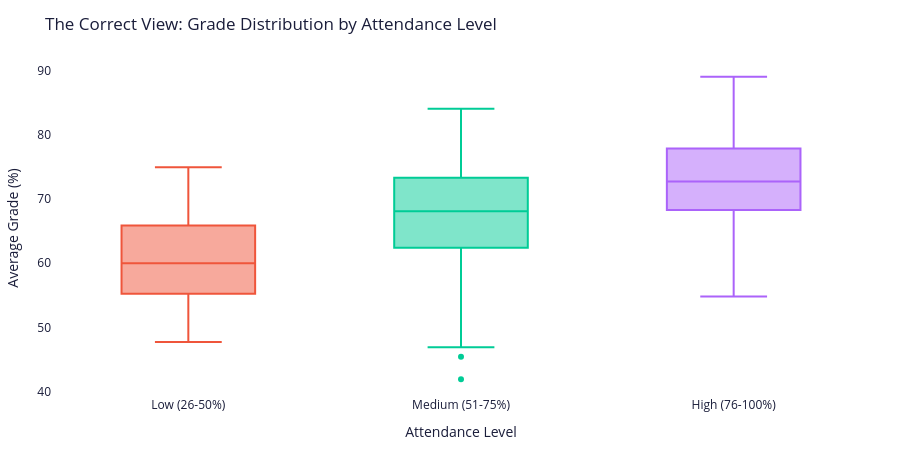

Write notebook code for a chart like this one.
### Markdown cell above
#### Q4 — Attendance rate vs average grade

### Code cell
student_summary['att_category'] = pd.cut(
    student_summary['attendance_rate'],
    bins=[-1, 25, 50, 75, 105],
    labels=['Very Low (0-25%)', 'Low (26-50%)', 'Medium (51-75%)', 'High (76-100%)']
)

# 2. نرسم الـ Box Plot
fig = px.box(
    student_summary, 
    x='att_category', 
    y='avg_grade',
    color='att_category',
    title='The Correct View: Grade Distribution by Attendance Level',
    labels={'att_category': 'Attendance Level', 'avg_grade': 'Average Grade (%)'},
    category_orders={'att_category': ['Very Low (0-25%)', 'Low (26-50%)', 'Medium (51-75%)', 'High (76-100%)']}
)

fig.update_layout(**CHART, showlegend=False)
fig.show()
"""
INSIGHT: While the 'High' attendance group has slightly better median grades 
than the 'Low' group, the boxes overlap significantly. This visual confirms 
the weak correlation (r = 0.215) — strong attendance does not guarantee high 
grades, and other factors like engagement must be considered.
"""

### Figure 1 — Plotly figure (JSON) as saved in the notebook; plotly's stock layout.template omitted (floating-point values rounded to 4 significant figures; data arrays with more than 128 entries replaced by an {"elided": "..."} marker saying what was removed)
{"data": [{"alignmentgroup": "True", "hovertemplate": "Attendance Level=%{x}<br>Average Grade (%)=%{y}<extra></extra>", "legendgroup": "Low (26-50%)", "marker": {"color": "#EF553B"}, "name": "Low (26-50%)", "notched": false, "offsetgroup": "Low (26-50%)", "orientation": "v", "showlegend": true, "type": "box", "x": ["Low (26-50%)", "Low (26-50%)", "Low (26-50%)", "Low (26-50%)", "Low (26-50%)", "Low (26-50%)", "Low (26-50%)", "Low (26-50%)", "Low (26-50%)", "Low (26-50%)", "Low (26-50%)", "Low (26-50%)", "Low (26-50%)", "Low (26-50%)", "Low (26-50%)", "Low (26-50%)"], "x0": " ", "xaxis": "x", "y": [75.0, 58.9, 65.6, 65.9, 54.2, 67.7, 52.8, 59.4, 55.2, 55.3, 65.5, 65.9, 60.6, 67.5, 56.1, 47.7], "y0": " ", "yaxis": "y"}, {"alignmentgroup": "True", "hovertemplate": "Attendance Level=%{x}<br>Average Grade (%)=%{y}<extra></extra>", "legendgroup": "Medium (51-75%)", "marker": {"color": "#00cc96"}, "name": "Medium (51-75%)", "notched": false, "offsetgroup": "Medium (51-75%)", "orientation": "v", "showlegend": true, "type": "box", "x": {"elided": "176 str values"}, "x0": " ", "xaxis": "x", "y": {"elided": "176 float values"}, "y0": " ", "yaxis": "y"}, {"alignmentgroup": "True", "hovertemplate": "Attendance Level=%{x}<br>Average Grade (%)=%{y}<extra></extra>", "legendgroup": "High (76-100%)", "marker": {"color": "#ab63fa"}, "name": "High (76-100%)", "notched": false, "offsetgroup": "High (76-100%)", "orientation": "v", "showlegend": true, "type": "box", "x": {"elided": "308 str values"}, "x0": " ", "xaxis": "x", "y": {"elided": "308 float values"}, "y0": " ", "yaxis": "y"}], "layout": {"boxmode": "overlay", "font": {"color": "#1a1d3a"}, "height": 450, "legend": {"title": {"text": "Attendance Level"}, "tracegroupgap": 0}, "margin": {"b": 50, "l": 50, "r": 30, "t": 60}, "paper_bgcolor": "#ffffff", "plot_bgcolor": "#ffffff", "showlegend": false, "title": {"text": "The Correct View: Grade Distribution by Attendance Level"}, "xaxis": {"anchor": "y", "categoryarray": ["Very Low (0-25%)", "Low (26-50%)", "Medium (51-75%)", "High (76-100%)"], "categoryorder": "array", "domain": [0.0, 1.0], "title": {"text": "Attendance Level"}}, "yaxis": {"anchor": "x", "domain": [0.0, 1.0], "title": {"text": "Average Grade (%)"}}}}
